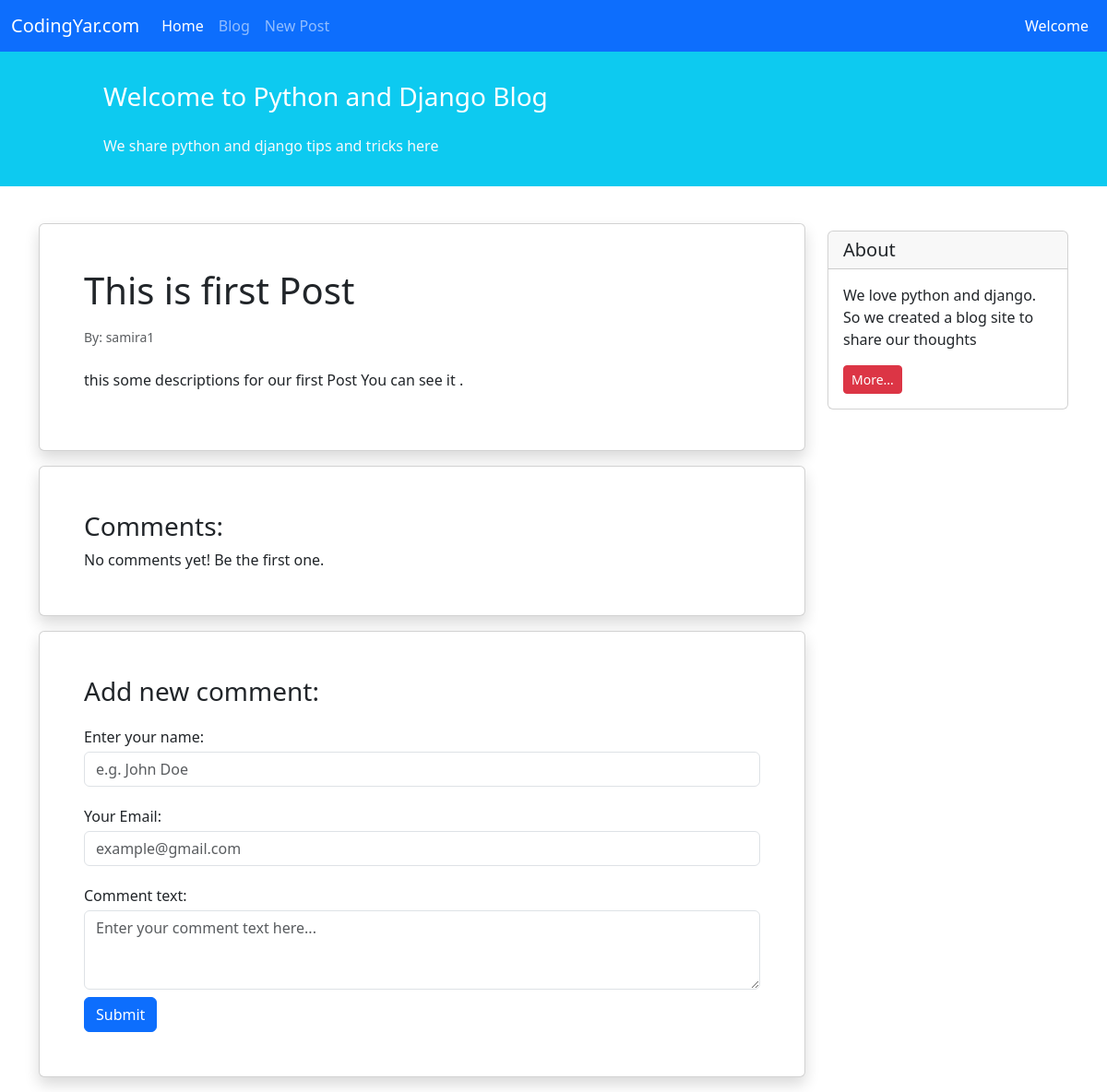
Page /blog/1/ on the committed database.
### blog/models.py (models this page shows, shortened)
class Post(models.Model):
    STATUS_CHOICES = (
        ('pub','Published'),
        ('drf','Draft'),
    )
    title = models.CharField(max_length=100)
    text = models.TextField()
    author = models.ForeignKey('auth.User', on_delete=models.CASCADE)
    datetime_created = models.DateTimeField(auto_now_add=True)
    datetime_modified = models.DateTimeField(auto_now=True)
    status = models.CharField(choices=STATUS_CHOICES, max_length=3)

### blog/views.py (the view)
# urls.py: path('<int:pk>/', views.post_detail_view, name='post_detail'),
def post_detail_view(request, pk):
    post = get_object_or_404(Post, pk=pk)
    return render(request, 'blog/post_detail.html', {'post': post})

### blog/templates/blog/post_detail.html (shortened to what this page needs)
{% extends "_base.html" %}
{% block content %}
<div class="container mt-4">
  <div class="row">
    <div class="col-9">
      <div class="card shadow my-3 p-5">
        <h1>{{ post.title }}</h1>
        <p class="small text-muted mt-2">By: {{ post.author }}</p>
        <p class="mt-2">{{ post.text }}</p>
      </div>
      <div class="card shadow my-3 p-5">
        <h3>Comments:</h3>
        No comments yet! Be the first one.
      </div>
      <div class="card shadow my-3 p-5">
        <h3>Add new comment:</h3>
        <form method="POST">
          <div class="form-group py-2">
            <label class="py-1" for="author_name">Enter your name:</label>
            <input
              type="text"
              class="form-control"
              placeholder="e.g. John Doe"
              name="author_name"
            />
          </div>
          <div class="form-group py-2">
            <label class="py-1" for="email">Your Email:</label>
            <input
              type="email"
              class="form-control"
              placeholder="example@gmail.com"
              name="email"
            />
          </div>
          <div class="form-group py-2">
            <label class="py-1" for="comment_text">Comment text:</label>
            <textarea
              class="form-control"
              name="text"
              rows="3"
              placeholder="Enter your comment text here..."
            ></textarea>
          </div>
          <button type="submit" class="btn btn-primary">Submit</button>
        </form>
      </div>
    </div>
    <div class="col-3">
      <div class="card my-4">
        <h5 class="card-header">About</h5>
        <div class="card-body">
          <p class="card-text">
            We love python and django. So we created a blog site to share our
            thoughts
          </p>
          <a href="#" class="btn btn-sm btn-danger"> More... </a>
        </div>
      </div>
    </div>
  </div>
</div>
{% endblock content %}

### rows in the picture
Post: title "This is first Post", author "samira1", text "this some descriptions for our first Post You can see it ."
